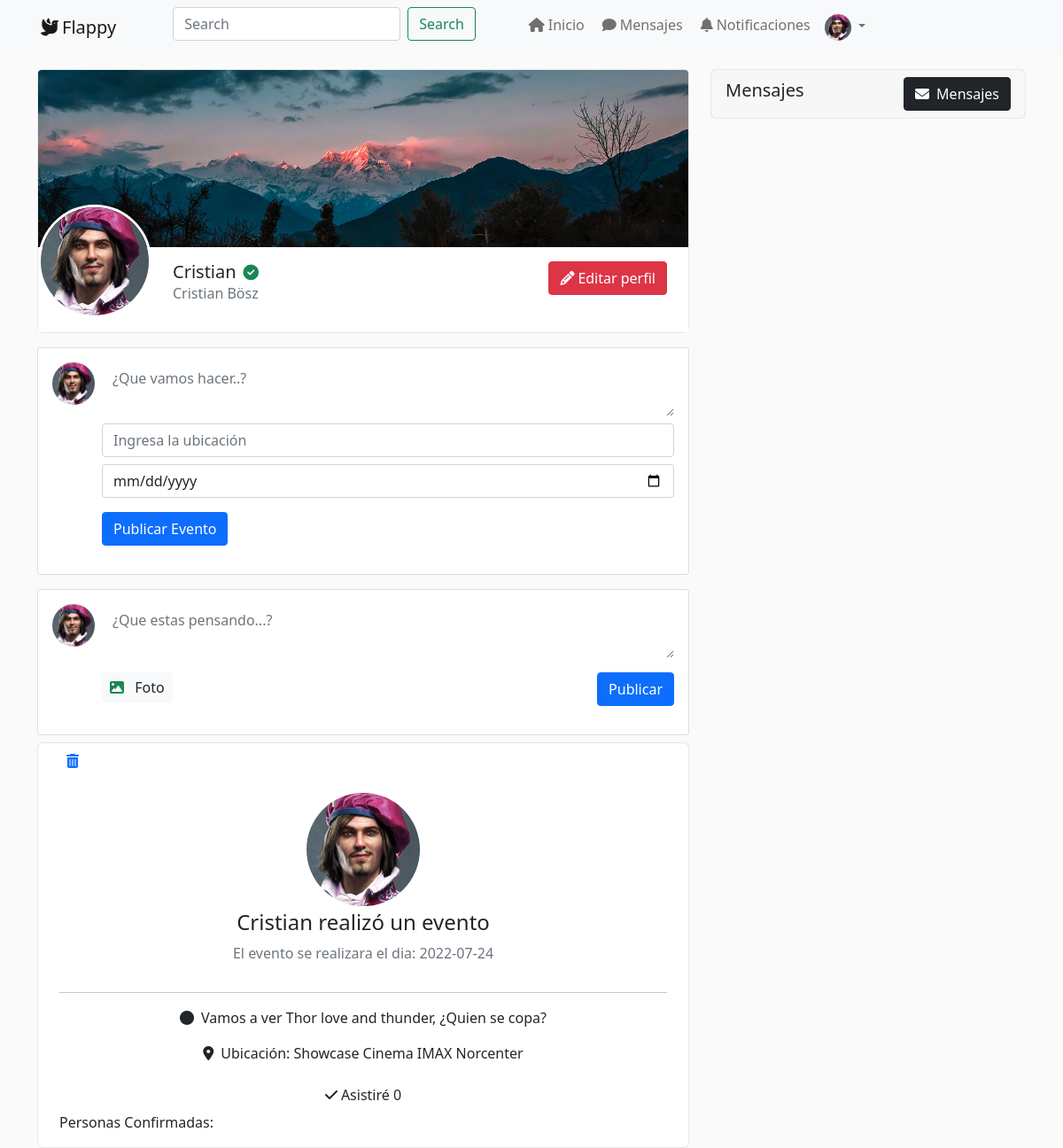
The app's page /perfil/Cristian (signed in) with its own data.
### tables this page shows
CREATE TABLE IF NOT EXISTS perfil (
  perfil_id INT UNSIGNED NOT NULL AUTO_INCREMENT PRIMARY KEY,
  nombreCompleto VARCHAR(100) NOT NULL,
  fotoPerfil VARCHAR(250) NOT NULL,
  estado VARCHAR(250) NOT NULL,
  usuario_id_fk INT UNSIGNED NOT NULL,
    FOREIGN KEY (usuario_id_fk) REFERENCES usuarios (usuario_id) ON DELETE NO ACTION  ON UPDATE NO ACTION
);

CREATE TABLE IF NOT EXISTS usuarios (
  usuario_id INT UNSIGNED NOT NULL  AUTO_INCREMENT PRIMARY KEY,
  correo VARCHAR(100) NOT NULL,
  username VARCHAR(50) NOT NULL,
  password VARCHAR(255) NOT NULL,
  fecha_registro TIMESTAMP NOT NULL,
  privilegio_id_fk INT UNSIGNED NOT NULL,
    FOREIGN KEY (privilegio_id_fk) REFERENCES privilegios (privilegio_id) ON DELETE RESTRICT ON UPDATE CASCADE
);

CREATE TABLE IF NOT EXISTS eventos (
  evento_id INT UNSIGNED NOT NULL AUTO_INCREMENT PRIMARY KEY,
  contenidoEvento VARCHAR(255) NOT NULL,
  fechaEvento TIMESTAMP NOT NULL,
  diaEvento DATE,
  ubicacion VARCHAR(255) NOT NULL, 
  num_asistencia FLOAT,
  usuario_id_fk INT UNSIGNED NOT NULL,
  FOREIGN KEY (usuario_id_fk) REFERENCES usuarios (usuario_id) ON DELETE NO ACTION  ON UPDATE NO ACTION  
);

### app/classes/Core.php (called while the page is built, shortened)
<?php
class Core
{
    protected $currentMethod = "index";
    public function __construct()
    {
        $url = $this->getURL();
        if(file_exists("../app/controllers/" . ucwords($url[0]) . ".php")) {
            unset($url[0]);
        }
        $this->currentController = new $this->currentController;
        $this->parameters = $url ? array_values($url) : [];
        call_user_func_array([$this->currentController , $this->currentMethod] , $this->parameters);
    }
    public function getURL() {
        if(isset($_GET["url"])) {
            $url = trim($_GET["url"] , "/");
            $url = filter_var($url , FILTER_SANITIZE_URL);
            $url = explode("/" , $url);
            return $url;
        }
    }
}

### public/index.php (called while the page is built, shortened)
<?php
$init = new Core;

### app/classes/Base.php (called while the page is built, shortened)
<?php
class Base
{
    protected $dbhost = DB_HOST;
    protected $dbname = DB_NAME;
    protected $dbuser = DB_USER;
    protected $dbpass = DB_PASSWORD;
    private $cnx;
    private $stmt;
    public function __construct()
    {
        $dbh = "mysql:host=" . $this->dbhost . ";dbname=" . $this->dbname;
        $options = [
            PDO::ATTR_ERRMODE => true,
            PDO::ATTR_ERRMODE => PDO::ERRMODE_EXCEPTION
        ];
        try {
            $this->cnx = new PDO($dbh, $this->dbuser, $this->dbpass, $options);
            $this->cnx->exec("set names utf8mb4");
        } catch (PDOException $e) {
            $this->error = $e->getMessage();
            echo $this->error;
        }
    }
    public function query($sql)
    {
        return $this->stmt = $this->cnx->prepare($sql);
    }
    public function execute()
    {
        return $this->stmt->execute();
    }
    public function bind($param, $value, $type = null)
    {
        if (is_null($type)) {
            switch (true) {
                default:
                    $type = PDO::PARAM_STR;
                    break;
            }
        }
        return $this->stmt->bindValue($param, $value, $type);
    }
    public function register()
    {
        $this->execute();
        return $this->stmt->fetch(PDO::FETCH_OBJ);
    }
    public function registers()
    {
        $this->execute();
        return $this->stmt->fetchAll(PDO::FETCH_OBJ);
    }
}

### app/model/usuario.php (called while the page is built, shortened)
<?php
class usuario
{
    private $db;
    public function __construct()
    {
        $this->db = new Base;
    }
    public function getUsuario($usuario){
        $this->db->query('SELECT * FROM usuarios WHERE username = :user');
        $this->db->bind(':user', $usuario);
        return $this->db->register();
    }
    public function getPerfil($usuario_id){
        $this->db->query('SELECT * FROM perfil WHERE usuario_id_fk = :id');
        $this->db->bind(':id', $usuario_id);
        return $this->db->register();
    }
    public function getPublicacionesUser($usuario_id) {
        $this->db->query('SELECT P.publicacion_id, P.contenidoPublicacion, P.fotoPublicacion, P.fechaPublicacion, P.num_likes, U.username, U.usuario_id, Per.fotoPerfil
                          FROM publicaciones P
                          INNER JOIN usuarios U ON U.usuario_id = P.usuario_id_fk
                          INNER JOIN perfil Per ON Per.usuario_id_fk = P.usuario_id_fk
                          WHERE P.usuario_id_fk = :id');
        $this->db->bind(':id', $usuario_id);
        return $this->db->registers();
    }
    public function getEventosUser($usuario_id) {
        $this->db->query('SELECT E.evento_id, E.contenidoEvento, E.diaEvento, E.ubicacion, E.num_asistencia, U.username, U.usuario_id, Per.fotoPerfil
                          FROM eventos E
                          INNER JOIN usuarios U ON U.usuario_id = E.usuario_id_fk
                          INNER JOIN perfil Per ON Per.usuario_id_fk = E.usuario_id_fk
                          WHERE E.usuario_id_fk = :id');
        $this->db->bind(':id', $usuario_id);
        return $this->db->registers();
    }
}

### app/view/custom/eventosUsuario.php (the view, shortened to what this page needs)
<?php foreach($datos['eventosUser'] as $datosEventos): ?>
    <div class="cardP mt-2 container">
        <?php if ($datosEventos->usuario_id == $_SESSION['logueado']):?>
            <div class="p-2">
                <a href="<?php echo URL_PROJECT ?>/eventos/eliminar/<?php echo $datosEventos->evento_id?>"><i class="fa-solid fa-trash-can"></i></a>
            </div>
        <?php endif ?>
        <div class="text-center pt-3">
            <img src="<?php echo URL_PROJECT . '/' . $datosEventos->fotoPerfil?>" alt="Foto del usuario" class="img-fluid avatar avatar-xxl rounded-circle">
            <h2 class="mt-1 h4"><?=$datosEventos->username ?> realizó un evento</h2>
            <p class="text-muted">El evento se realizara el dia: <?=$datosEventos->diaEvento ?></p>
        </div>
        <hr>
        <div class="text-center">
            <p><i class="fa-solid fa-circle me-2"></i><?=$datosEventos->contenidoEvento ?></p>
            <p><i class="fa-solid fa-location-dot me-2"></i>Ubicación: <?=$datosEventos->ubicacion ?></p>
            <div class="text-center">
                <a href="<?php echo URL_PROJECT ?>/eventos/asistir/<?php echo $datosEventos->evento_id . '/' . $_SESSION['logueado'] . '/' . $datosEventos->usuario_id?>"
                    class="btn
                        <?php foreach ($datos['misAsistencias'] as $misAsistUser) {
                            if ($misAsistUser->evento_id_fk == $datosEventos->evento_id) {
                                echo "btn-primary";
                            }
                        }?>">
                    <i class="fa-solid fa-check pe-1"></i>Asistiré <?php echo $datosEventos->num_asistencia  ?>
                    </a>
            </div>
        </div>
        <div>
            <p>Personas Confirmadas:</p>
        </div>
    </div>
<?php endforeach ?>

### app/view/custom/navbar.php (shortened to what this page needs)
<nav class="navbar navbar-expand-lg navbar-light bg-light">
  <div class="container">
    <a class="navbar-brand" href="<?php echo URL_PROJECT?>/home"><i class="fa-solid fa-dove mx-1"></i>Flappy</a>
    <div class="collapse navbar-collapse align-items-start" id="navbarSupportedContent">
        <form action="<?= URL_PROJECT ?>/home/buscar" method="POST"  class="d-flex mx-5">
        <input class="form-control me-2" type="search" name="buscar" placeholder="Search" aria-label="Search">
        <button class="btn btn-outline-success" type="submit">Search</button>
      </form>
      <ul class="navbar-nav me-auto mb-2 mb-lg-0 ">
        <li class="nav-item">
          <a class="nav-link" aria-current="page" href="<?php echo URL_PROJECT?>/home">
          <i class="fa-solid fa-house mx-1"></i>Inicio</a>
        </li>
        <li class="nav-item">
          <a class="nav-link" href="<?= URL_PROJECT ?>/mensajes"><i class="fa-solid fa-comment mx-1"></i>Mensajes
          </a>
        </li>
        <li class="nav-item">
          <a class="nav-link" href="<?= URL_PROJECT ?>/notificaciones"><i class="fa-solid fa-bell mx-1"></i>Notificaciones
        </a>
        </li>
        <li class="nav-item dropdown">
          <a class="nav-link dropdown-toggle" href="#" id="navbarDropdown" role="button" data-bs-toggle="dropdown" aria-expanded="false">
          <img class="rounded-circle img-perfil-nav" src="<?php echo URL_PROJECT . '/' . $datos['perfil']->fotoPerfil?>" alt="foto de perfil de <?= $datos['perfil']->nombreCompleto?>"/>
          </a>
        </li>
      </ul>
    </div>
  </div>
</nav>

### app/view/pages/perfil/perfil.php (shortened to what this page needs)
<?php
include_once URL_APP . '/view/custom/header.php';
include_once URL_APP . '/view/custom/navbar.php';
?>
<div class="container mt-3">
    <div class="row">
        <div class="col-lg-8 vstack gap-4">
            <div class="cardP">
            <div class="altoP rounded-top bg-profile"></div>
            <div class="d-sm-flex align-items-start text-center text-sm-start fondo">
                <div>
                    <div class="avatar avatar-xxl mt-n5 mb-3">
                        <img src="<?php echo URL_PROJECT . '/' . $datos['perfil']->fotoPerfil?>" alt="imgPerfil" class="avatar-img rounded-circle border border-white border-3">
                    </div>
                </div>
                <div class="ms-sm-4 mt-sm-3">
                    <h1 class="mb-0 h5"><?= $datos['usuario']->username?><i class="fa-solid fa-circle-check text-success small ms-2"></i></h1>
                    <p class="text-muted"><?= $datos['perfil']->nombreCompleto?></p>
                </div>
                <div class="d-flex mt-3 justify-content-center ms-sm-auto">
                <?php if ($datos['usuario']->usuario_id == $_SESSION['logueado']) : ?>
                  <button
                  class="btn btn-danger me-4"
                  type="button" data-bs-toggle="modal"
                  data-bs-target="#exampleModal"><i class="fa-solid fa-pencil pe-1"></i>Editar perfil
                </button>
                <?php endif ?>
                </div>
            </div>
            </div>
            <?php if ($datos['usuario']->usuario_id == $_SESSION['logueado']) : ?>
                <?php
                include_once URL_APP . '/view/custom/eventoPerfil.php';
                ?>
            <div class="card card-body mt-3">
                <div class="d-flex mb-3">
                <div class="avatar me-2">
                    <a href="#">
                        <img src="<?php echo URL_PROJECT . '/' . $datos['perfil']->fotoPerfil?>" alt="foto de perfil en publicación de <?= $datos['perfil']->nombreCompleto?>" class="avatar-img rounded-circle">
                    </a>
                </div>
                <form action="<?php echo URL_PROJECT ?>/publicaciones/publicar/<?php echo $datos['usuario']->usuario_id ?>"
                      enctype="multipart/form-data"
                      method="POST"
                      class="w-100">
                    <textarea class="form-control pe-4 border-0" rows="2" id="contenido" name="contenido" placeholder="¿Que estas pensando...?" style="height: 61px;"></textarea>
                    <label for="subirImg" class="mt-3">
                        <span class="btn bg-light py-1 px-2 mb-0"><i class="fa-solid fa-image text-success pe-2"></i> Foto</span>
                    </label>
                    <button type="submit" class="btn btn-primary float-end mt-3">Publicar</button>
                </form>
                </div>
            </div>
            <?php endif ?>
            <?php
            include_once URL_APP . '/view/custom/eventosUsuario.php';
            ?>
        </div>
        <div class="col-lg-4">
        <?php if ($datos['usuario']->usuario_id == $_SESSION['logueado']) : ?>
            <div class="row">
                <div class="col-md-6 col-lg-12">
                    <div class="cardP fondo">
                        <div class="card-header d-sm-flex justify-content-between align-items-center border-0">
                                <h5 class="card-title">Mensajes    <?php if($datos['misNotificacionesMensaje'] > 0) : ?>
          <?php endif ?></h5>
                                <a class="btn btn-dark" href="<?= URL_PROJECT ?>/mensajes"><i class="fa-solid fa-envelope me-2"></i>Mensajes</a>
                        </div>
                    </div>
                </div>
            </div>
        <?php endif ?>
        </div>
    </div>
</div>
<?php
include_once URL_APP . '/view/custom/footer.php';
?>

### app/view/custom/eventoPerfil.php
<div class="card card-body mt-3">
                <div class="d-flex mb-3">
                <div class="avatar me-2">
                    <a href="#">
                        <img src="<?php echo URL_PROJECT . '/' . $datos['perfil']->fotoPerfil?>" alt="foto de perfil en publicación de <?= $datos['perfil']->nombreCompleto?>" class="avatar-img rounded-circle">
                    </a>
                </div>
                <form action="<?php echo URL_PROJECT ?>/eventos/publicarEvento/<?php echo $datos['usuario']->usuario_id ?>"
                      enctype="multipart/form-data"
                      method="POST"
                      class="w-100">
                    <textarea class="form-control pe-4 border-0" rows="2"  name="contenido" placeholder="¿Que vamos hacer..?" style="height: 61px;"></textarea>
                    <input type="text" name="ubicacion" id="ubicacion" class="form-control mt-2" placeholder="Ingresa la ubicación">
                    <input type="date" name="diaEvento" id="diaEvento" class="form-control mt-2">
                    <button type="submit" class="btn btn-primary mt-3">Publicar Evento</button>
                </form>
                </div>
</div>

### public/css/style.css (style rules this page uses)
body { background-color: #fafafa; }
.fondo { background-color: #fff; }
.img-perfil-nav { width: 30px; height: 30px; }
.avatar { height: 3rem; width: 3rem; position: relative; display: inline-block; -ms-flex-negative: 0 !important; flex-shrink: 0 !important; }
.avatar-xxl { width: 8rem; height: 8rem; }
.mt-n5 { margin-top: -3rem !important; }
.mb-3 { margin-bottom: 1rem !important; }
.avatar-img { width: 100%; height: 100%; -o-object-fit: cover; object-fit: cover; }
.cardP { position: relative; display: flex; -webkit-box-orient: vertical; -webkit-box-direction: normal; flex-direction: column; min-width: 0px; overflow-wrap: break-word; background-color: rgb(255, 255, 255); background-clip: border-box; border: 1px solid rgba(0, 0, 0, 0.09); border-radius: 0.4rem; }
.bg-profile { background-image: url('../img/bg-p.jpg'); background-position: center; background-size: cover; background-repeat: no-repeat; }
.altoP { height: 200px !important; }
label { color: #6c757d; }

### records on screen
perfil: fotoPerfil (picture), nombreCompleto "Cristian Bösz"
usuarios: username "Cristian"
eventos: perfil.fotoPerfil (picture), usuario_id_fk.username "Cristian", diaEvento "2022-07-24", contenidoEvento "Vamos a ver Thor love and thunder, ¿Quien se copa?", ubicacion "Showcase Cinema IMAX Norcenter", num_asistencia "0"
